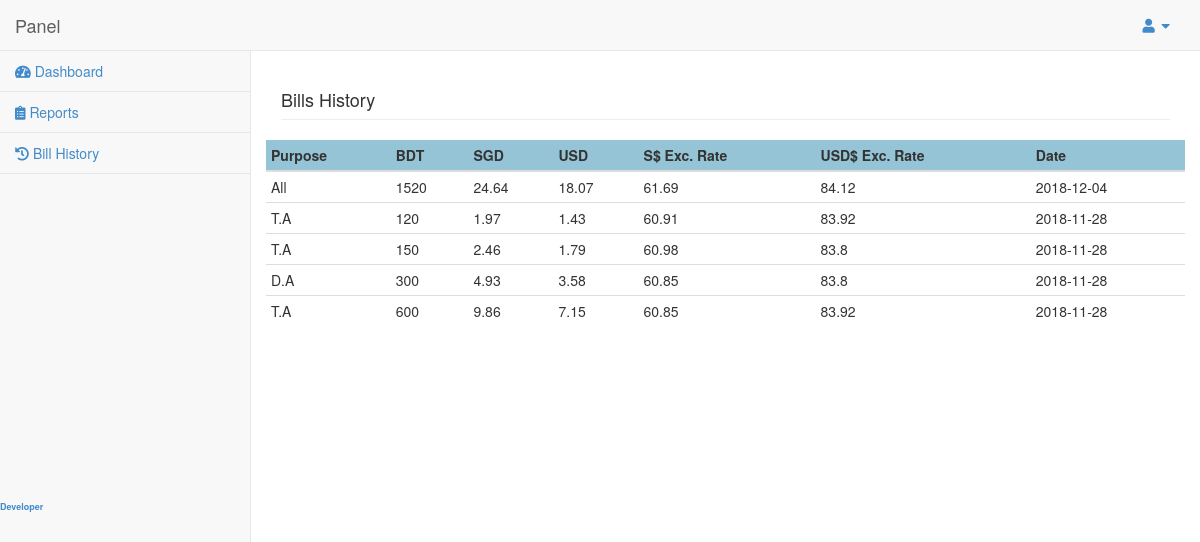
The page /admin/dir/bill_history.php (signed in) on the database its author committed.
### tables this page shows
CREATE TABLE `expenditures` (
  `id` int(11) NOT NULL AUTO_INCREMENT,
  `voucher_no` text NOT NULL,
  `processed_by` text NOT NULL,
  `inv_for` text NOT NULL,
  `purpose_of_exp` text NOT NULL,
  `amount_bdt` text NOT NULL,
  `amount_sgd` text NOT NULL,
  `amount_usd` text NOT NULL,
  `approved` text NOT NULL,
  `processed` text NOT NULL,
  `scan_doc` text NOT NULL,
  `date` text NOT NULL,
  `up_by` text NOT NULL,
  PRIMARY KEY (`id`)
);

### admin/dir/bill_history.php (the view, shortened to what this page needs)
<!DOCTYPE html>
<html>
<head>
<?php include('../includes/head.php'); ?>
</head>
<body>
<div id="wrapper">
<?php include('../includes/menu.php'); ?>
<div id="page-wrapper">
<div class="row">
    <div class="col-lg-12">
        <h4 class="page-header">Bills History</h4>
    </div>
</div>
<div class="row">
<table class="table table-condensed table-hover">
<thead style="background-color:#94C4D5">
    <tr>
        <th>Purpose</th>
        <th>BDT</th>
        <th>SGD</th>
        <th>USD</th>
        <th>S$ Exc. Rate</th>
        <th>USD$ Exc. Rate</th>
        <th>Date</th>
    </tr>
</thead>
<?php
	$tbl_name="expenditures";
	$limit =25;
	$page = $_GET['page'];
	if($page)
		$start = ($page - 1) * $limit;
	else
		$start = 0;
	$pager_q1 = mysqli_query($con,"SELECT * FROM $tbl_name ORDER BY id DESC LIMIT $start,$limit");
 while($get_row = mysqli_fetch_array($pager_q1))
 {
    echo "<tr><td>".$get_row['purpose_of_exp']."</td><td>".$get_row['amount_bdt']."</td><td>".$get_row['amount_sgd']."</td><td>".$get_row['amount_usd']."</td><td>".round($get_row['amount_bdt']/$get_row['amount_sgd'],2)."</td><td>".round($get_row['amount_bdt']/$get_row['amount_usd'],2)."</td><td>".$get_row['date']."</td></tr>";
}
?>
</table>
<?php
    echo "<br>";
    echo "<br>";
?>
</div>
</div>
</div>
</body>
</html>

### admin/css/sb-admin.css (style rules this page uses)
body { padding-top: 100px; background-color: #f8f8f8; }
@media (min-width:768px) { body { padding-top: 50px; } }
#wrapper { width: 100%; }
#page-wrapper { padding: 0 15px; min-height: 568px; background-color: #fff; }
@media (min-width:768px) { #page-wrapper { position: inherit; margin: 0 0 0 250px; padding: 0 30px; min-height: 1300px; border-left: 1px solid #e7e7e7; } }

### rows shown on the page
expenditures: purpose_of_exp "All", amount_bdt "1520", amount_sgd "24.64", amount_usd "18.07", $get_row['amount_bdt']/$get_row['amount_sgd'] "61.69", $get_row['amount_bdt']/$get_row['amount_usd'] "84.12", date "2018-12-04"
expenditures: purpose_of_exp "T.A", amount_bdt "120", amount_sgd "1.97", amount_usd "1.43", $get_row['amount_bdt']/$get_row['amount_sgd'] "60.91", $get_row['amount_bdt']/$get_row['amount_usd'] "83.92", date "2018-11-28"
expenditures: purpose_of_exp "T.A", amount_bdt "150", amount_sgd "2.46", amount_usd "1.79", $get_row['amount_bdt']/$get_row['amount_sgd'] "60.98", $get_row['amount_bdt']/$get_row['amount_usd'] "83.8", date "2018-11-28"
expenditures: purpose_of_exp "D.A", amount_bdt "300", amount_sgd "4.93", amount_usd "3.58", $get_row['amount_bdt']/$get_row['amount_sgd'] "60.85", $get_row['amount_bdt']/$get_row['amount_usd'] "83.8", date "2018-11-28"
expenditures: purpose_of_exp "T.A", amount_bdt "600", amount_sgd "9.86", amount_usd "7.15", $get_row['amount_bdt']/$get_row['amount_sgd'] "60.85", $get_row['amount_bdt']/$get_row['amount_usd'] "83.92", date "2018-11-28"
